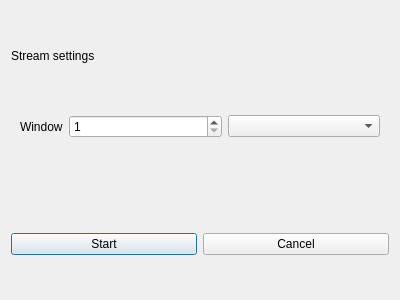
<?xml version="1.0" encoding="UTF-8"?>
<ui version="4.0">
 <class>StreamerConfig</class>
 <widget class="QDialog" name="StreamerConfig">
  <property name="geometry">
   <rect>
    <x>0</x>
    <y>0</y>
    <width>400</width>
    <height>300</height>
   </rect>
  </property>
  <property name="windowTitle">
   <string>Streamer Configuration</string>
  </property>
  <layout class="QVBoxLayout" name="verticalLayout">
   <item>
    <widget class="QLabel" name="titleLabel">
     <property name="text">
      <string>Stream settings</string>
     </property>
    </widget>
   </item>
   <item>
    <widget class="QWidget" name="streamWindowWidget" native="true">
     <layout class="QFormLayout" name="formLayout">
      <item row="0" column="0">
       <widget class="QLabel" name="windowLabel">
        <property name="text">
         <string>Window</string>
        </property>
       </widget>
      </item>
      <item row="0" column="1">
       <widget class="QWidget" name="windowWidget" native="true">
        <layout class="QHBoxLayout" name="horizontalLayout">
         <property name="leftMargin">
          <number>0</number>
         </property>
         <property name="topMargin">
          <number>0</number>
         </property>
         <property name="rightMargin">
          <number>0</number>
         </property>
         <property name="bottomMargin">
          <number>0</number>
         </property>
         <item>
          <widget class="QSpinBox" name="windowSpinBox">
           <property name="minimum">
            <number>1</number>
           </property>
           <property name="maximum">
            <number>100000</number>
           </property>
          </widget>
         </item>
         <item>
          <widget class="QComboBox" name="windowComboBox"/>
         </item>
        </layout>
       </widget>
      </item>
     </layout>
    </widget>
   </item>
   <item>
    <widget class="QWidget" name="buttonBox" native="true">
     <layout class="QHBoxLayout" name="horizontalLayout_2">
      <property name="leftMargin">
       <number>0</number>
      </property>
      <property name="topMargin">
       <number>0</number>
      </property>
      <property name="rightMargin">
       <number>0</number>
      </property>
      <property name="bottomMargin">
       <number>0</number>
      </property>
      <item>
       <widget class="QPushButton" name="startButton">
        <property name="text">
         <string>Start</string>
        </property>
       </widget>
      </item>
      <item>
       <widget class="QPushButton" name="cancelButton">
        <property name="text">
         <string>Cancel</string>
        </property>
        <property name="flat">
         <bool>false</bool>
        </property>
       </widget>
      </item>
     </layout>
    </widget>
   </item>
  </layout>
 </widget>
 <resources/>
 <connections/>
</ui>
